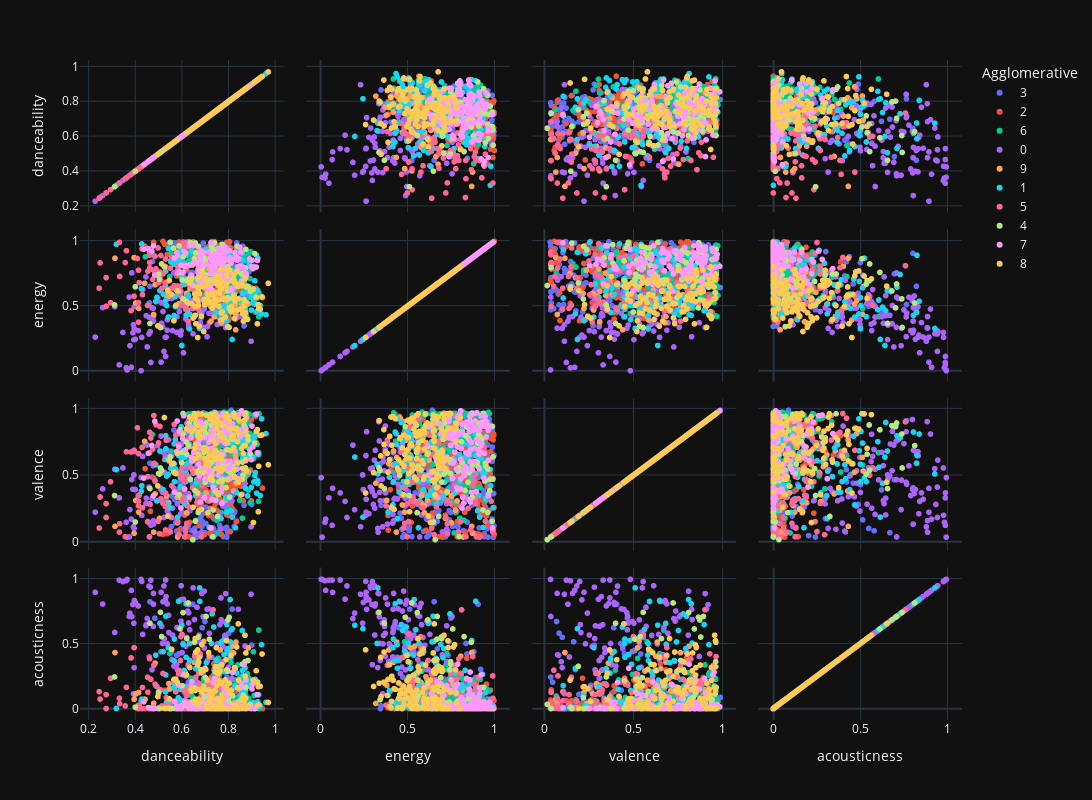

The notebook cell this image was saved under:
### Code cell
# Scattermatrix for KMeans with plotly
import plotly.express as px
import plotly.graph_objects as go

fig = px.scatter_matrix(df, dimensions=["danceability", "energy", "valence", "acousticness"], color="Agglomerative", height=800, width=2000, hover_data=["name", "artist", "id"])
fig.show()
